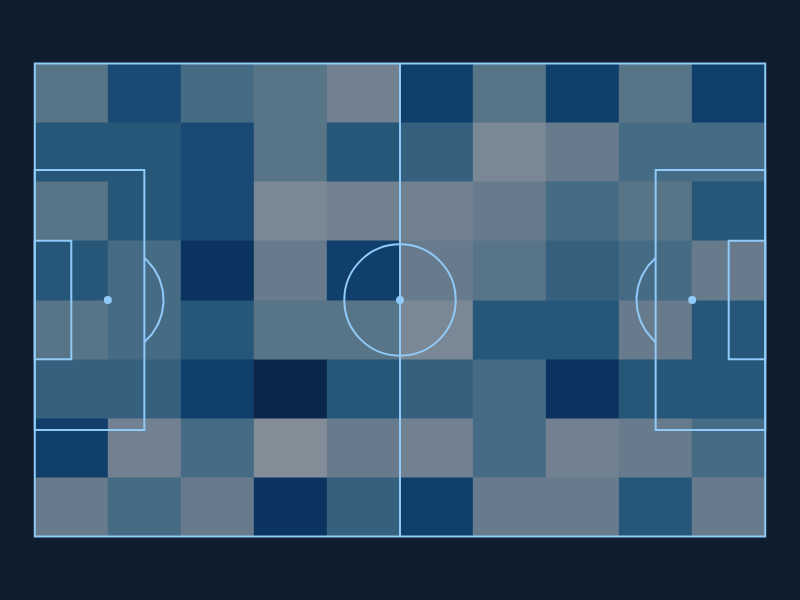

Notebook cell for this chart:
### Code cell
df2 = pd.DataFrame({
    'x': np.random.uniform(0, 120, 500),
    'y': np.random.uniform(0, 80, 500)
})

# Create the pitch and plot the heatmap
pitch = pb.viz.Pitch(theme="night")
pitch.plot_heatmap(df2, x='x', y='y')
pitch.show()

### Figure 1 — Plotly figure (JSON) as saved in the notebook; plotly's stock layout.template omitted (floating-point values rounded to 4 significant figures; data arrays with more than 128 entries replaced by an {"elided": "..."} marker saying what was removed)
{"data": [{"hoverinfo": "skip", "line": {"color": "#90caf9"}, "mode": "lines", "showlegend": false, "type": "scatter", "x": [15.75, 15.96, 16.16, 16.35, 16.54, 16.72, 16.89, 17.06, 17.21, 17.36, 17.5, 17.63, 17.76, 17.87, 17.97, 18.07, 18.16, 18.23, 18.3, 18.36, 18.41, 18.45, 18.48, 18.5, 18.51, 18.51, 18.5, 18.48, 18.45, 18.41, 18.36, 18.3, 18.23, 18.16, 18.07, 17.97, 17.87, 17.76, 17.63, 17.5, 17.36, 17.21, 17.06, 16.89, 16.72, 16.54, 16.35, 16.16, 15.96, 15.75], "y": [27.96, 28.14, 28.34, 28.54, 28.75, 28.96, 29.18, 29.41, 29.64, 29.87, 30.12, 30.36, 30.61, 30.87, 31.13, 31.39, 31.66, 31.93, 32.2, 32.47, 32.75, 33.02, 33.3, 33.58, 33.86, 34.14, 34.42, 34.7, 34.98, 35.25, 35.53, 35.8, 36.07, 36.34, 36.61, 36.87, 37.13, 37.39, 37.64, 37.88, 38.13, 38.36, 38.59, 38.82, 39.04, 39.25, 39.46, 39.66, 39.86, 40.04]}, {"hoverinfo": "skip", "line": {"color": "#90caf9"}, "mode": "lines", "showlegend": false, "type": "scatter", "x": [89.25, 89.04, 88.84, 88.65, 88.46, 88.28, 88.11, 87.94, 87.79, 87.64, 87.5, 87.37, 87.24, 87.13, 87.03, 86.93, 86.84, 86.77, 86.7, 86.64, 86.59, 86.55, 86.52, 86.5, 86.49, 86.49, 86.5, 86.52, 86.55, 86.59, 86.64, 86.7, 86.77, 86.84, 86.93, 87.03, 87.13, 87.24, 87.37, 87.5, 87.64, 87.79, 87.94, 88.11, 88.28, 88.46, 88.65, 88.84, 89.04, 89.25], "y": [40.04, 39.86, 39.66, 39.46, 39.25, 39.04, 38.82, 38.59, 38.36, 38.13, 37.88, 37.64, 37.39, 37.13, 36.87, 36.61, 36.34, 36.07, 35.8, 35.53, 35.25, 34.98, 34.7, 34.42, 34.14, 33.86, 33.58, 33.3, 33.02, 32.75, 32.47, 32.2, 31.93, 31.66, 31.39, 31.13, 30.87, 30.61, 30.36, 30.12, 29.87, 29.64, 29.41, 29.18, 28.96, 28.75, 28.54, 28.34, 28.14, 27.96]}, {"hoverinfo": "skip", "marker": {"color": "#90caf9", "size": 8}, "mode": "markers", "showlegend": false, "type": "scatter", "x": [10.5], "y": [34]}, {"hoverinfo": "skip", "marker": {"color": "#90caf9", "size": 8}, "mode": "markers", "showlegend": false, "type": "scatter", "x": [94.5], "y": [34]}, {"hoverinfo": "skip", "marker": {"color": "#90caf9", "size": 8}, "mode": "markers", "showlegend": false, "type": "scatter", "x": [52.5], "y": [34]}, {"colorbar": {"title": {"text": "Density"}}, "colorscale": [[0, "rgb(247,251,255)"], [0.125, "rgb(222,235,247)"], [0.25, "rgb(198,219,239)"], [0.375, "rgb(158,202,225)"], [0.5, "rgb(107,174,214)"], [0.625, "rgb(66,146,198)"], [0.75, "rgb(33,113,181)"], [0.875, "rgb(8,81,156)"], [1, "rgb(8,48,107)"]], "hovertemplate": "x: %{x:.1f}<br>y: %{y:.1f}<br>z: %{z}<extra></extra>", "opacity": 0.5, "showscale": false, "type": "histogram2d", "x": {"elided": "500 float values"}, "xbins": {"end": 105, "size": 10.5, "start": 0}, "y": {"elided": "500 float values"}, "ybins": {"end": 68, "size": 8.5, "start": 0}}], "layout": {"font": {"color": "#90caf9", "family": "Helvetica Neue, Arial, sans-serif"}, "height": 600, "hoverlabel": {"bgcolor": "rgba(255,255,255,0.15)", "bordercolor": "rgba(144,202,249,0.6)", "font": {"color": "white", "family": "Helvetica Neue, Arial, sans-serif", "size": 16}}, "margin": {"b": 0, "l": 0, "r": 0, "t": 0}, "paper_bgcolor": "#0f1e2e", "plot_bgcolor": "#0f1e2e", "shapes": [{"line": {"color": "#90caf9"}, "type": "rect", "x0": 0, "x1": 105, "y0": 0, "y1": 68}, {"line": {"color": "#90caf9"}, "type": "rect", "x0": 52.5, "x1": 52.5, "y0": 68, "y1": 0}, {"line": {"color": "#90caf9"}, "type": "rect", "x0": 0, "x1": 15.75, "y0": 52.7, "y1": 15.3}, {"line": {"color": "#90caf9"}, "type": "rect", "x0": 89.25, "x1": 105, "y0": 52.7, "y1": 15.3}, {"line": {"color": "#90caf9"}, "type": "rect", "x0": 0, "x1": 5.25, "y0": 42.5, "y1": 25.5}, {"line": {"color": "#90caf9"}, "type": "rect", "x0": 99.75, "x1": 105, "y0": 42.5, "y1": 25.5}, {"line": {"color": "#90caf9"}, "type": "circle", "x0": 44.49, "x1": 60.51, "y0": 25.99, "y1": 42.01}], "showlegend": false, "title": {}, "width": 800, "xaxis": {"constrain": "domain", "fixedrange": true, "range": [-5, 110], "scaleanchor": "y", "showgrid": false, "showticklabels": false, "visible": false, "zeroline": false}, "yaxis": {"constrain": "domain", "fixedrange": true, "range": [-5, 73], "showgrid": false, "showticklabels": false, "visible": false, "zeroline": false}}}
